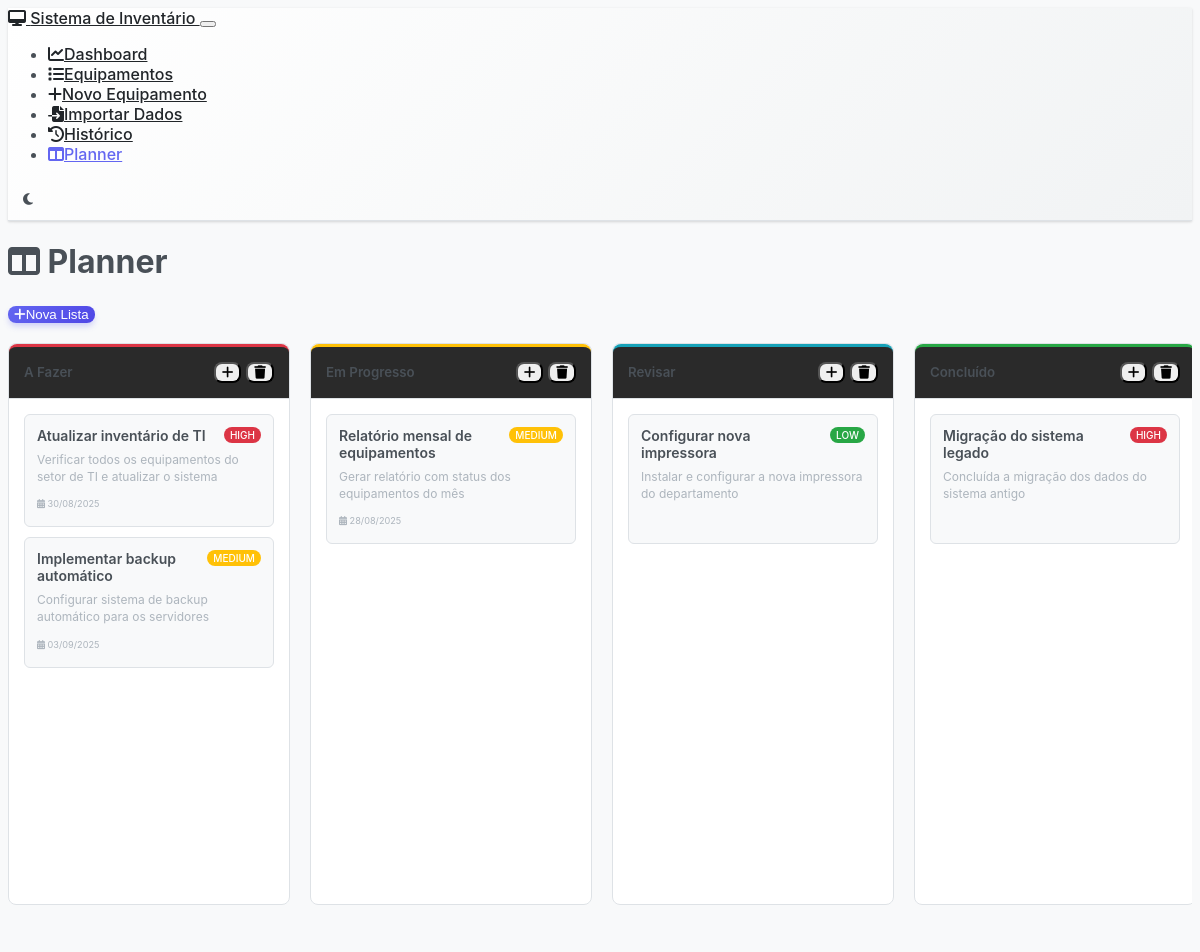
Before: /planner (upper part) with the older database file.
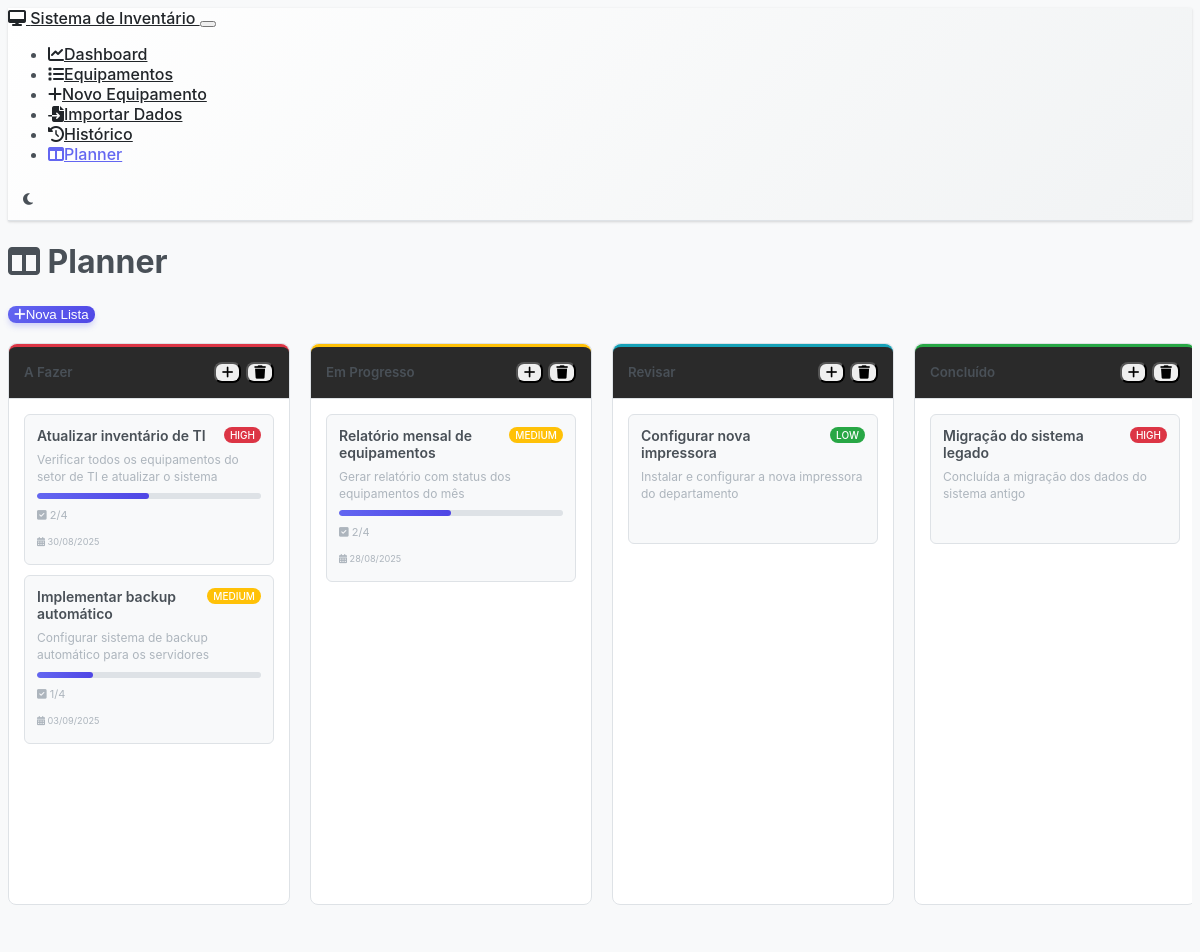
After: the same page with the newer database file.
### models.py (models this page shows, shortened)
class KanbanList(db.Model):
    __tablename__ = 'kanban_list'
    id = db.Column(db.Integer, primary_key=True)
    name = db.Column(db.String(100), nullable=False)
    position = db.Column(db.Integer, nullable=False, default=0)
    color = db.Column(db.String(7), default='#6c757d')  # Cor hexadecimal
    created_at = db.Column(db.DateTime, default=datetime.utcnow)
    tasks = db.relationship('KanbanTask', backref='list', lazy=True, cascade='all, delete-orphan', order_by='KanbanTask.position')
    @staticmethod
    def get_all_ordered():
        return KanbanList.query.order_by(KanbanList.position).all()

class KanbanTask(db.Model):
    __tablename__ = 'kanban_task'
    id = db.Column(db.Integer, primary_key=True)
    title = db.Column(db.String(200), nullable=False)
    description = db.Column(db.Text, nullable=True)
    position = db.Column(db.Integer, nullable=False, default=0)
    priority = db.Column(db.String(20), default='medium')  # low, medium, high
    due_date = db.Column(db.Date, nullable=True)
    completed = db.Column(db.Boolean, default=False)
    created_at = db.Column(db.DateTime, default=datetime.utcnow)
    updated_at = db.Column(db.DateTime, default=datetime.utcnow, onupdate=datetime.utcnow)
    list_id = db.Column(db.Integer, db.ForeignKey('kanban_list.id'), nullable=False)
    checklist_items = db.relationship('KanbanChecklist', backref='task', lazy=True, cascade='all, delete-orphan', order_by='KanbanChecklist.position')
    @property
    def priority_color(self):
        colors = {
            'low': '#28a745',
            'medium': '#ffc107',
            'high': '#dc3545'
        }
        return colors.get(self.priority, '#6c757d')
    @property
    def is_overdue(self):
        if self.due_date and not self.completed:
            return self.due_date < datetime.now().date()
        return False
    @property
    def checklist_progress(self):
        if not self.checklist_items:
            return None
        total = len(self.checklist_items)
        completed = sum(1 for item in self.checklist_items if item.completed)
        return {'completed': completed, 'total': total, 'percentage': (completed / total) * 100 if total > 0 else 0}

class KanbanChecklist(db.Model):
    __tablename__ = 'kanban_checklist'
    id = db.Column(db.Integer, primary_key=True)
    text = db.Column(db.String(300), nullable=False)
    completed = db.Column(db.Boolean, default=False)
    position = db.Column(db.Integer, nullable=False, default=0)
    created_at = db.Column(db.DateTime, default=datetime.utcnow)
    task_id = db.Column(db.Integer, db.ForeignKey('kanban_task.id'), nullable=False)

### routes.py (the view)
@app.route('/planner')
def planner():
    lists = KanbanList.get_all_ordered()
    return render_template('planner.html', lists=lists)

### templates/planner.html (shortened to what this page needs)
{% extends "base.html" %}
{% block head %}
<link rel="stylesheet" href="{{ url_for('static', filename='css/planner.css') }}">
{% endblock %}
{% block content %}
<div class="planner-container">
    <div class="d-flex justify-content-between align-items-center mb-4">
        <h1>
            <i class="fas fa-columns me-2"></i>
            Planner
        </h1>
        <button class="btn btn-primary" onclick="showNewListModal()">
            <i class="fas fa-plus me-2"></i>Nova Lista
        </button>
    </div>
    <div class="kanban-board" id="kanbanBoard">
        {% for list in lists %}
        <div class="kanban-list" data-list-id="{{ list.id }}">
            <div class="list-header" style="border-top: 3px solid {{ list.color }}">
                <h5 class="list-title">{{ list.name }}</h5>
                <div class="list-actions">
                    <button class="btn btn-sm btn-outline-light" onclick="showNewTaskModal({{ list.id }})">
                        <i class="fas fa-plus"></i>
                    </button>
                    <button class="btn btn-sm btn-outline-danger" onclick="deleteList({{ list.id }})">
                        <i class="fas fa-trash"></i>
                    </button>
                </div>
            </div>
            <div class="task-container" data-list-id="{{ list.id }}">
                {% for task in list.tasks %}
                <div class="task-card" data-task-id="{{ task.id }}" draggable="true">
                    <div class="task-header">
                        <h6 class="task-title">{{ task.title }}</h6>
                        <span class="priority-badge" style="background-color: {{ task.priority_color }}">
                            {{ task.priority.title() }}
                        </span>
                    </div>
                    {% if task.description %}
                    <p class="task-description">{{ task.description }}</p>
                    {% endif %}
                    {% if task.checklist_progress %}
                    <div class="checklist-progress">
                        <div class="progress-bar-container">
                            <div class="progress-bar" style="width: {{ task.checklist_progress.percentage }}%"></div>
                        </div>
                        <small class="progress-text">
                            <i class="fas fa-check-square me-1"></i>
                            {{ task.checklist_progress.completed }}/{{ task.checklist_progress.total }}
                        </small>
                    </div>
                    {% endif %}
                    <div class="task-footer">
                        {% if task.due_date %}
                        <small class="due-date {% if task.is_overdue %}overdue{% endif %}">
                            <i class="fas fa-calendar-alt me-1"></i>
                            {{ task.due_date.strftime('%d/%m/%Y') }}
                        </small>
                        {% endif %}
                    </div>
                </div>
                {% endfor %}
            </div>
        </div>
        {% endfor %}
    </div>
</div>
{% endblock %}

### templates/base.html (shortened to what this page needs)
<!DOCTYPE html>
<html lang="pt-BR" data-bs-theme="dark">
<head>
    <link href="https://cdn.replit.com/agent/bootstrap-agent-dark-theme.min.css" rel="stylesheet">
    <link rel="stylesheet" href="https://cdnjs.cloudflare.com/ajax/libs/font-awesome/6.4.0/css/all.min.css">
    <link rel="stylesheet" href="{{ url_for('static', filename='css/custom.css') }}">
    <link rel="stylesheet" href="{{ url_for('static', filename='css/modern-theme.css') }}">
    {% block head %}{% endblock %}
</head>
<body>
    <nav class="navbar navbar-expand-lg navbar-dark bg-dark">
        <div class="container">
            <a class="navbar-brand" href="{{ url_for('dashboard') }}">
                <i class="fas fa-desktop me-2"></i>
                Sistema de Inventário
            </a>
            <button class="navbar-toggler" type="button" data-bs-toggle="collapse" data-bs-target="#navbarNav">
            </button>
            <div class="collapse navbar-collapse" id="navbarNav">
                <ul class="navbar-nav me-auto">
                    <li class="nav-item">
                        <a class="nav-link {% if request.endpoint == 'dashboard' %}active{% endif %}"
                           href="{{ url_for('dashboard') }}">
                            <i class="fas fa-chart-line me-1"></i>Dashboard
                        </a>
                    </li>
                    <li class="nav-item">
                        <a class="nav-link {% if request.endpoint == 'equipment_list' %}active{% endif %}"
                           href="{{ url_for('equipment_list') }}">
                            <i class="fas fa-list me-1"></i>Equipamentos
                        </a>
                    </li>
                    <li class="nav-item">
                        <a class="nav-link" href="{{ url_for('equipment_new') }}">
                            <i class="fas fa-plus me-1"></i>Novo Equipamento
                        </a>
                    </li>
                    <li class="nav-item">
                        <a class="nav-link" href="{{ url_for('import_equipment') }}">
                            <i class="fas fa-file-import me-1"></i>Importar Dados
                        </a>
                    </li>
                    <li class="nav-item">
                        <a class="nav-link {% if request.endpoint == 'history_log' %}active{% endif %}"
                           href="{{ url_for('history_log') }}">
                            <i class="fas fa-history me-1"></i>Histórico
                        </a>
                    </li>
                    <li class="nav-item">
                        <a class="nav-link {% if request.endpoint == 'planner' %}active{% endif %}"
                           href="{{ url_for('planner') }}">
                            <i class="fas fa-columns me-1"></i>Planner
                        </a>
                    </li>
                </ul>
                <div class="navbar-nav">
                    <button class="btn btn-outline-secondary ms-2" id="themeToggle" title="Alternar tema">
                        <i class="fas fa-moon" id="themeIcon"></i>
                    </button>
                </div>
            </div>
        </div>
    </nav>
    <main class="container my-4">
        {% block content %}{% endblock %}
    </main>
</body>
</html>

### static/css/custom.css (style rules this page uses)
.navbar-brand { font-weight: 600; }
:root { --bs-success: #0043a6; --bs-success-rgb: 92, 171, 255; }

### static/css/modern-theme.css (style rules this page uses)
:root { --modern-bg: #F8F9FA; --modern-surface: #FFFFFF; --modern-surface-light: #F1F3F4; --modern-surface-dark: #E9ECEF; --modern-border: #DEE2E6; --modern-text: #495057; --modern-text-bright: #212529; --modern-accent: #6366F1; --modern-accent-hover: #4F46E5; --modern-success: #10B981; --modern-warning: #F59E0B; --modern-danger: #EF4444; --modern-info: #3B82F6; --modern-secondary: #6B7280; --bs-body-bg: var(--modern-bg); --bs-body-color: var(--modern-text); --bs-card-bg: var(--modern-surface); --bs-card-border-color: var(--modern-border); --bs-border-color: var(--modern-border); --bs-primary: var(--modern-accent); --bs-primary-rgb: 99, 102, 241; --bs-success: var(--modern-success); --bs-success-rgb: 16, 185, 129; --bs-warning: var(--modern-warning); --bs-warning-rgb: 245, 158, 11; --bs-danger: var(--modern-danger); --bs-danger-rgb: 239, 68, 68; --bs-info: var(--modern-info); --bs-info-rgb: 59, 130, 246; --bs-secondary: var(--modern-secondary); --bs-secondary-rgb: 107, 114, 128; }
body { background-color: var(--modern-bg) !important; color: var(--modern-text) !important; font-family: 'Inter', 'Segoe UI', system-ui, sans-serif !important; }
.navbar { background: linear-gradient(135deg, var(--modern-surface) 0%, var(--modern-surface-light) 100%) !important; border-bottom: 1px solid var(--modern-border); backdrop-filter: blur(10px); box-shadow: 0 1px 3px 0 rgba(0, 0, 0, 0.1), 0 1px 2px 0 rgba(0, 0, 0, 0.06); }
.navbar-brand, .nav-link { color: var(--modern-text-bright) !important; font-weight: 500; transition: all 0.3s ease; }
.nav-link:hover, .nav-link.active { color: var(--modern-accent) !important; transform: translateY(-1px); }
.btn { border-radius: 8px !important; font-weight: 500; transition: all 0.3s ease; }
.btn-primary { background: linear-gradient(135deg, var(--modern-accent), var(--modern-accent-hover)) !important; border: none !important; color: white !important; box-shadow: 0 4px 6px -1px rgba(99, 102, 241, 0.3) !important; }
.btn-outline-secondary { color: var(--modern-secondary) !important; border-color: var(--modern-border) !important; background-color: transparent !important; }
.progress-bar { background: linear-gradient(90deg, var(--modern-accent), var(--modern-accent-hover)) !important; border-radius: 8px !important; }
* { transition: all 0.3s ease; }
#themeToggle { border: none !important; background: transparent !important; color: var(--modern-text) !important; border-radius: 8px !important; width: 40px !important; height: 40px !important; display: flex !important; align-items: center !important; justify-content: center !important; transition: all 0.3s ease !important; }

Changed rows visible on the page:
changed KanbanTask "Atualizar inventário de TI": checklist_progress.completed (not shown) → "2"; checklist_progress.total (not shown) → "4"
changed KanbanTask "Implementar backup automático": checklist_progress.completed (not shown) → "1"; checklist_progress.total (not shown) → "4"
changed KanbanTask "Relatório mensal de equipamentos": checklist_progress.completed (not shown) → "2"; checklist_progress.total (not shown) → "4"
